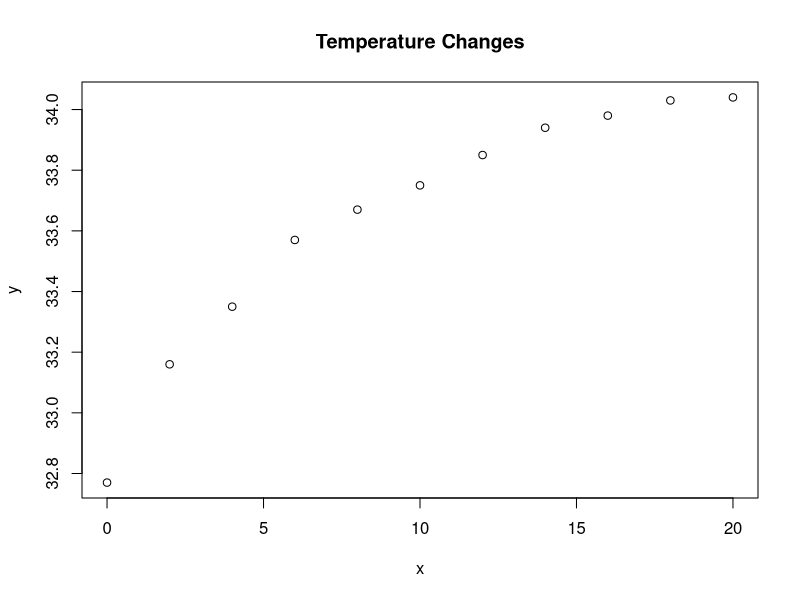
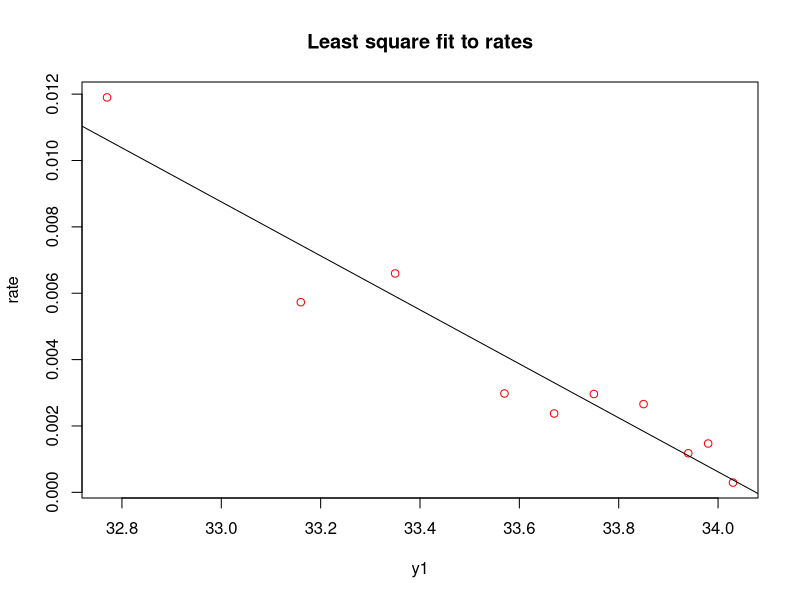

Recreate these plots in R, in order.
#flour Temperature Changes
# Benjamin Bass 

#daily count of the temperature
y = c(32.77, 33.16, 33.35, 33.57, 33.67, 33.75, 33.85, 33.94, 33.98, 34.03, 34.04)
print(y)

#daily 15 temperature counts
y1 = c(32.77, 33.16, 33.35, 33.57, 33.67, 33.75, 33.85, 33.94, 33.98, 34.03)

#time in days 
x = c(0, 2, 4, 6, 8, 10, 12, 14, 16, 18, 20)
print(x)

plot(x, y, main="Temperature Changes")

par(ask=TRUE)  #to pause between plots

#create a rate vector and load it with computed rates
rate = 0
#print (rate)

rate = 0
for (i in 1:length(y)-1){
rate[i] = (y[i+1] - y[i])/y[i]
}
print(rate)

#linear least squares fit
#drop last y entry
 
plot(y1, rate, col="red", main="Least square fit to rates")
fit = lm(rate~y1)#bestfit line
abline(fit)
print(fit)
print(summary(fit)) #lots more info

#    00     32.77 
#    02     33.16 
#    04     33.35 
#    06     33.57 
#    08     33.67 
#    10     33.75 
#    12     33.85 
#    14     33.94 
#    16     33.98 
#    18     34.03 
#    20     34.04 